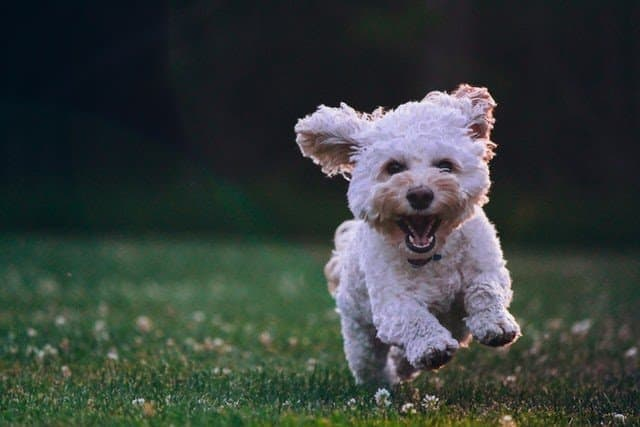
#> input picture 10794 - Programação avançada com Python/Dados/5_cv/sample.jpg, 640 x 427 px
$ jupyter execute --allow-errors cv_demo.ipynb   (shell and % lines are left out)
#> lines starting #> are read from the running program, lines starting #| are printed output that depends on the picture; after the words box and inside, x2 and y2 are one past the last pixel; in counts of white or black regions, pixels touching at a corner belong together
[cell 1]
import cv2 as cv
import matplotlib.pyplot as plt

#> (a cell that did not finish here is left out)

#> (a cell that did not finish here is left out)

[cell 4]
def show_img(img):
    plt.imshow(img, cmap='gray')
    plt.axis('off')
    plt.show()

[cell 5]
img = cv.imread('sample.jpg', cv.IMREAD_UNCHANGED)
#> img is the input picture: shape (427, 640, 3); mean B, G, R 59.6, 63.1, 55.2

plt.imshow(img)
plt.axis('off')
plt.show()

[cell 6]
gray = cv.cvtColor(img, cv.COLOR_BGR2GRAY)
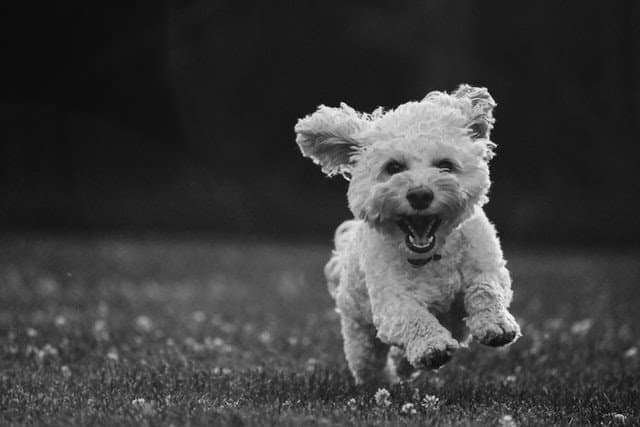
#> gray: shape (427, 640); min 0, max 253, mean 60.3
show_img(gray)

[cell 7]
blur = cv.GaussianBlur(gray, (15,1), cv.BORDER_REFLECT_101)
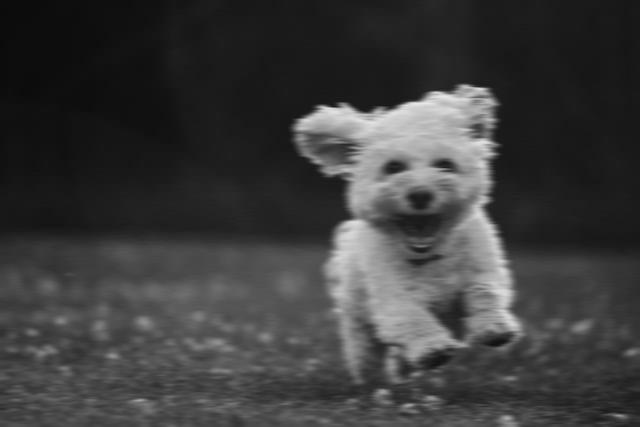
#> blur: shape (427, 640); min 11, max 233, mean 60.3
show_img(blur)

[cell 8]
blur = cv.GaussianBlur(gray, (1,15), cv.BORDER_REFLECT_101)
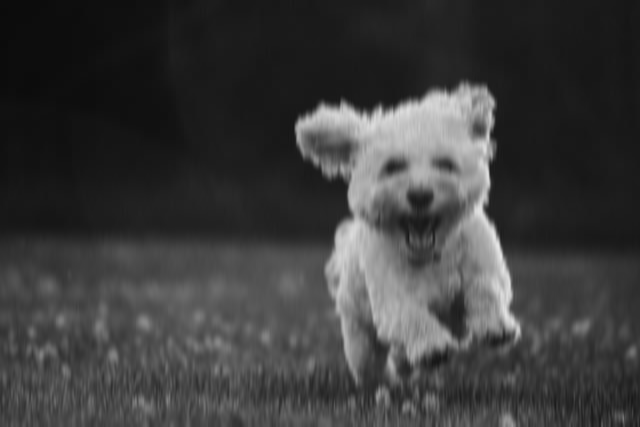
#> blur: shape (427, 640); min 11, max 230, mean 60.3
show_img(blur)

[cell 9]
blur = cv.GaussianBlur(gray, (15,15), cv.BORDER_REFLECT_101)
show_img(blur)

[cell 10]
edges = cv.Canny(blur, 50, 50, apertureSize=3)
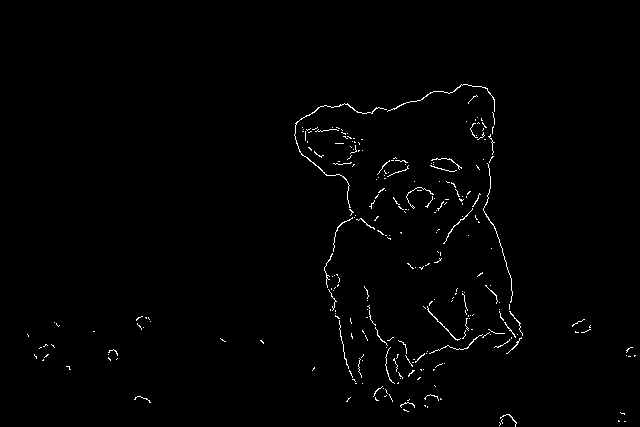
#> edges: shape (427, 640); 0.99% white in thin lines or dots, all inside (x1, y1, x2, y2) = (27, 84, 636, 427)
show_img(edges)

[cell 11]
contours, _ = cv.findContours(edges, cv.RETR_TREE, cv.CHAIN_APPROX_SIMPLE)
#> contours = 276 contours, 273 with area under 20; largest, box (x1, y1, x2, y2) and area: (294, 103, 387, 208) 47, (387, 84, 495, 112) 22, (427, 306, 461, 341) 21
img_contours = img.copy()
cv.drawContours(img_contours, contours, -1, (0,255,0), 2)
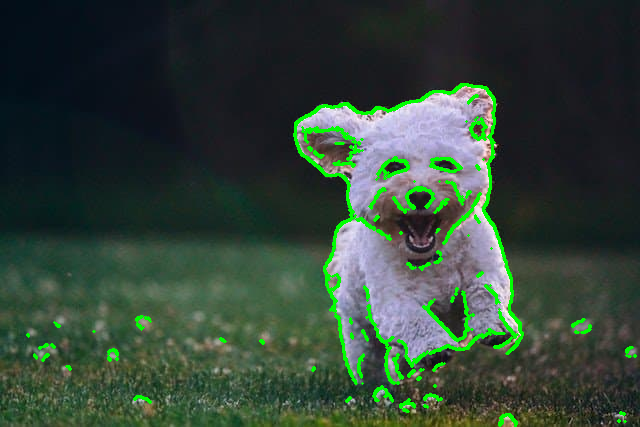
#> img_contours: shape (427, 640, 3); 3.49% of pixels changed, all inside (x1, y1, x2, y2) = (26, 83, 637, 427)

img_contours_rgb = cv.cvtColor(img_contours, cv.COLOR_BGR2RGB)
plt.imshow(img_contours_rgb)
plt.axis('off')
plt.show()

[cell 12]
img2 = cv.resize(img, (200, 200), interpolation=cv.BORDER_REFLECT)
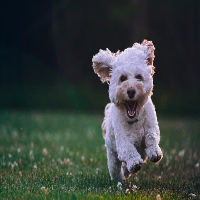
#> img2: shape (200, 200, 3); mean B, G, R 59.7, 63.1, 55.2
show_img(img2)

[cell 13]
img2 = cv.resize(img, (200, 200))
show_img(img2)

[cell 14]
img = cv.imread("sample.jpg", cv.IMREAD_GRAYSCALE)
#> img: shape (427, 640); min 0, max 255, mean 60.3
show_img(img)

[cell 15]
orb = cv.ORB.create()

[cell 16]
kp = orb.detect(img, None)
#> kp = 500 keypoints; strongest (x, y, size): (342, 103, 31), (493, 154, 31), (338, 106, 37.2), (341, 104, 44.6)

[cell 17]
kp, des = orb.compute(img, kp)

[cell 18]
img2 = cv.drawKeypoints(img, kp, None, color=(0,255,0), flags=0)
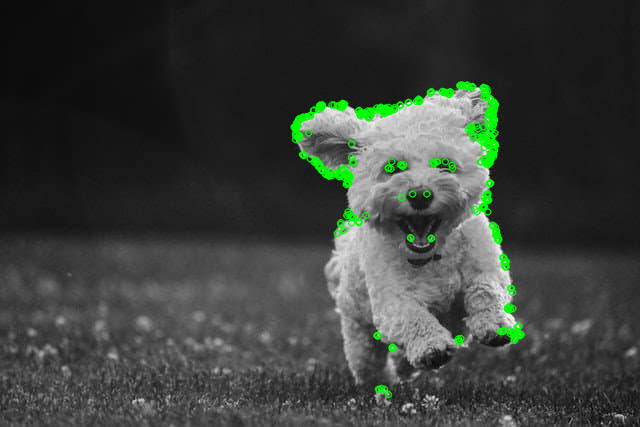
#> img2: shape (427, 640, 3); mean of channels 0, 1, 2 58.2, 63, 58.2; drawn as B, G, R

[cell 19]
plt.imshow(img2)

[cell 20]
sift = cv.SIFT.create()

[cell 21]
kp = sift.detect(img, None)
#> kp = 1356 keypoints; strongest (x, y, size): (348, 179, 1.9), (343, 104, 3.1), (495, 145, 1.9), (316, 161, 3.9)

[cell 22]
kp, des = sift.compute(img, kp)

[cell 23]
img3 = cv.drawKeypoints(img, kp, None, color=(0,255,0), flags=0)
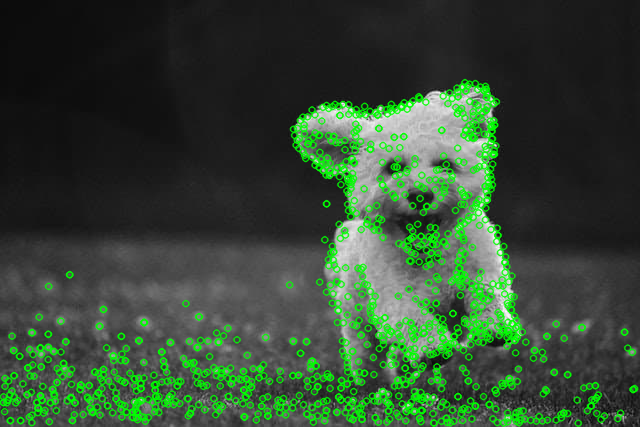
#> img3: shape (427, 640, 3); mean of channels 0, 1, 2 51.8, 73.3, 51.8; drawn as B, G, R
